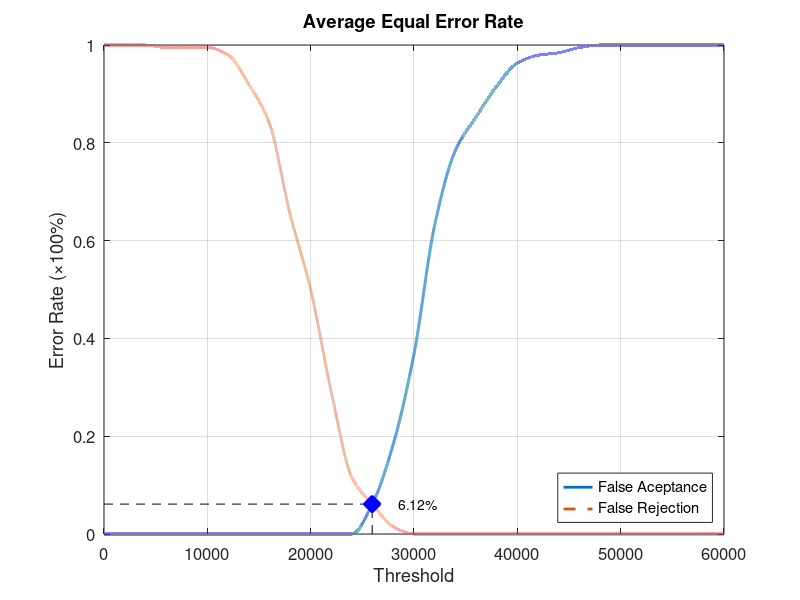
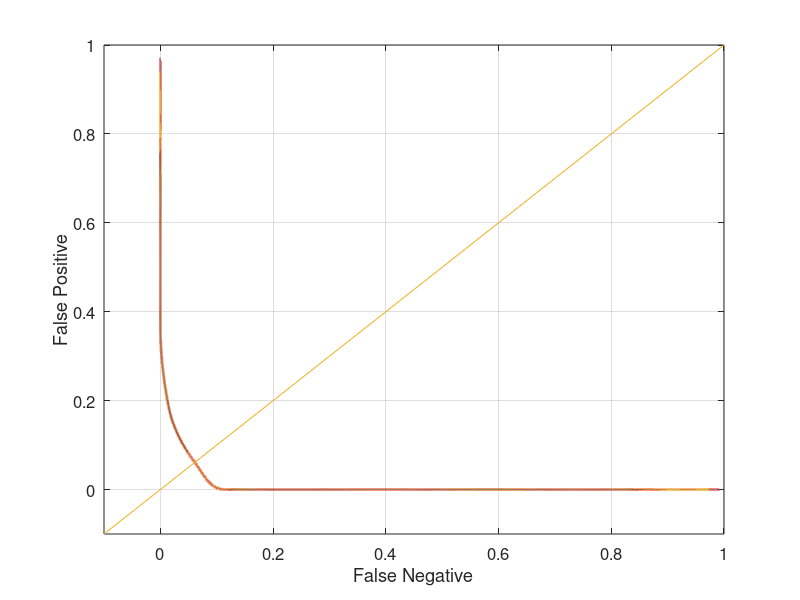

These figures' MATLAB source, in order:
function yEER = Database2_1
close all;
clear;
clc;
x = 0:2000:60000;
xq = 0:0.5:60000;

y0 = [0 0 0 0 0 0 0 0 0 0 0 0 0 0.0631579 0.184211 0.368421 0.631579 0.784211 0.852632 0.915789 0.963158 0.978947 0.984211 0.994737 1 1 1 1 1 1 1];
yy0 = interp1(x, y0, xq, 'pchip');
y1 = [1 1 1 0.995 0.995 0.995 0.98 0.92 0.84 0.655 0.5 0.29 0.115 0.06 0.015 0 0 0 0 0 0 0 0 0 0 0 0 0 0 0 0];
yy1 = interp1(x, y1, xq, 'pchip');

% Calculating EER: 
y2 = abs(y0 - y1);
find(y2 == min(y2))
yy2 = abs(yy0 - yy1);
xEER = find(yy2 == min(yy2));
xEERIndex = xq(xEER) % X-axis EER
yEER = yy0(xEER) % Y-axis EER

main = figure
plot(xq, yy0,'-','LineWidth', 2);	hold on
plot(xq, yy1,'--','LineWidth', 2);	hold on
plot([xEERIndex xEERIndex], [0 yEER], 'k--');	hold on
plot([0 xEERIndex], [yEER yEER], 'k--');	hold on
plot(xEERIndex, yEER, 'bx', 'LineWidth', 10);	hold on
text(xEERIndex + 10 * xEERIndex / 100, yEER, [num2str(round((10000 * yEER)) / 100) '%'])
legend('False Aceptance', 'False Rejection', 'Location', 'SouthEast')
xlabel('Threshold')
ylabel('Error Rate (\times100%)')
title('Average Equal Error Rate')
set(gca, 'FontSize', 12)
axis([0 60000 0 1])
grid on

print(main, 'Database2_1Main', '-dpng');
FNRxFPR = figure('Color', [1 1 1]);
plot(yy1, yy0, '-', yy1, yy0, 'LineWidth', 2);
hold on
y = -0.1:0.1:1
plot(y, y); 
set(gca, 'FontSize', 12)
xlabel('False Negative')
ylabel('False Positive')
axis([-0.1 1 -0.1 1])
set(gca, 'FontSize', 12)
grid on

print(FNRxFPR, 'Database2_1FNRxFPR','-dpng');
end
